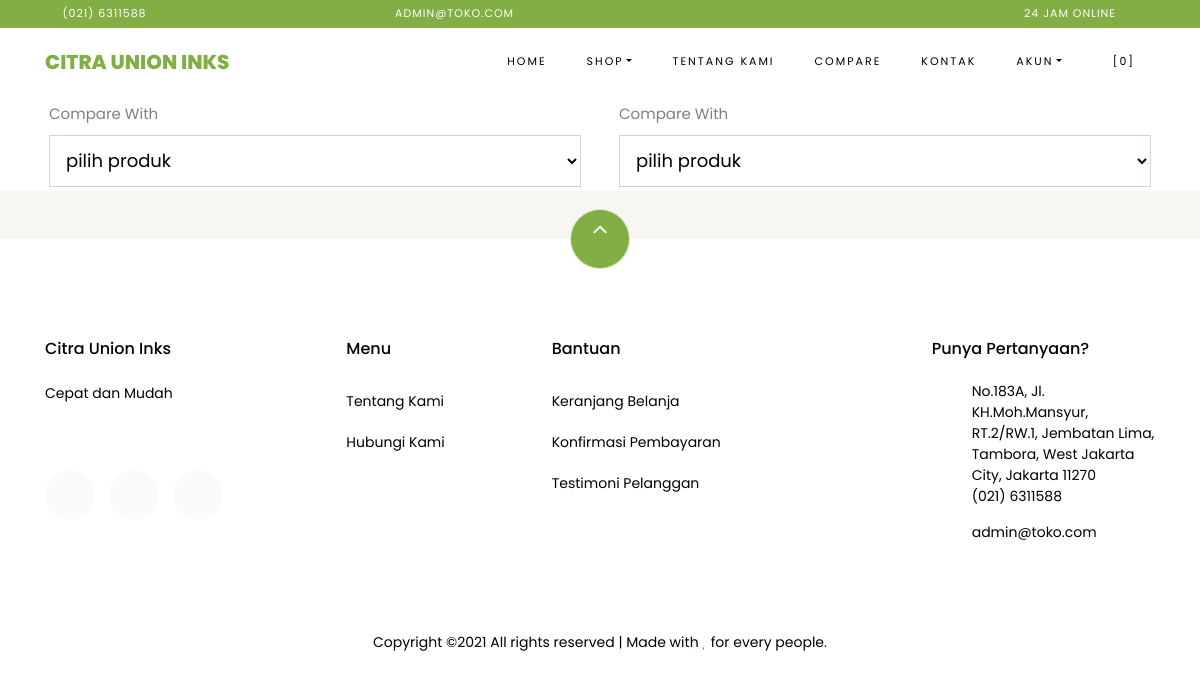
Page /index.php/pages/compare on the committed database.
### tables this page shows
CREATE TABLE `settings` (
  `id` int(10) NOT NULL,
  `key` varchar(32) NOT NULL,
  `content` text NOT NULL
);

### application/helpers/themes_helper.php (called while the page is built, shortened)
<?php
if ( ! function_exists('get_theme_name'))
{
    function get_theme_name() {
        $current_theme = get_settings('current_theme_name');
        return ($current_theme) ? $current_theme : false;
    }
}
if ( ! function_exists('get_template_part'))
{
    function get_template_part($file_name = null, $params = array()) {
        if ($file_name !== '') {
            $current_theme = get_theme_name();
            if ( file_exists($file_location = VIEWPATH .'themes/'. $current_theme .'/'. $file_name .'.php')) {
                $CI =& get_instance();
                $CI->load->view('themes/'. $current_theme .'/'. $file_name, $params);
            }
            else {
                echo '<div>Kesalahan: berkas tema <b>'. $file_name .'.php</b> tidak ditemukan.<br>Lokasi berkas: <b>'. $file_location .'</b></div>';
            }
        }
    }
}
if ( ! function_exists('get_header'))
{
    function get_header($params = null, $section = '', $current_section = '') {
        $load_params = array();
        if ( is_null($params)) {
            $load_params['title'] = get_settings('site_name');
        }
        else if ( is_string($params)) {
            $load_params['title'] = $params;
        }
        $load_params['sidebar_section'] = $section;
        $load_params['current_section'] = $current_section;
        get_template_part('header', $load_params);
    }
}
if ( ! function_exists('get_footer'))
{
    function get_footer($params = array()) {
        get_template_part('footer', $params);
    }
}
if ( ! function_exists('get_theme_uri'))
{
    function get_theme_uri($file_name = null, $theme_name = NULL)
    {
        $theme_name = ($theme_name == NULL) ? get_theme_name() : $theme_name;
        return is_null($file_name) ? base_url('assets/themes/'. $theme_name .'/') : base_url('assets/themes/'. $theme_name .'/'. $file_name) ;
    }
}

### application/controllers/Pages.php (called while the page is built, shortened)
<?php
class Pages extends CI_Controller {
    public function compare()
    {
        $data['products'] = $this->product->get_all_products();
        get_header(get_store_name());
        get_template_part('pages/compare', $data);
        get_footer();
    }
}

### index.php (called while the page is built, shortened)
<?php
require_once BASEPATH.'core/CodeIgniter.php';

### application/helpers/global_helper.php (called while the page is built, shortened)
<?php
if (!function_exists('get_settings')) {
    function get_settings($key = '')
    {
        $CI = &get_instance();
        $row = $CI->db
            ->select('content')
            ->where('key', $key)
            ->get('settings')
            ->row();
        return $row->content;
    }
}
if (!function_exists('get_store_name')) {
    function get_store_name()
    {
        return get_settings('store_name');
    }
}

### application/helpers/session_helper.php (called while the page is built, shortened)
<?php
if (!function_exists('init')) {
    function init()
    {
        $CI = &get_instance();
        return $CI;
    }
}
if (!function_exists('session_data')) {
    function session_data()
    {
        $CI = init();
        $read_session_in_cookie = get_cookie('__ACTIVE_SESSION_DATA');
        $read_session_in_session = $CI->session->userdata('__ACTIVE_SESSION_DATA');
        if ($read_session_in_cookie) {
            $read_data = $CI->encryption->decrypt($read_session_in_cookie);
            $read_data = json_decode($read_data);
            return $read_data;
        } else if ($read_session_in_session) {
            $read_data = $CI->encryption->decrypt($read_session_in_session);
            $read_data = json_decode($read_data);
            return $read_data;
        } else {
            $default_session = new stdClass();
            $default_session->is_login = FALSE;
            $default_session->user_id = 0;
            $default_session->login_at = 0;
            $default_session->remember_me = FALSE;
            return $default_session;
        }
    }
}

### application/views/themes/vegefoods/pages/compare.php (the view, shortened to what this page needs)
<div class="container">
    <div class="row">
        <div class="col-lg-6 col-md-6 col-sm-12">
            <div class="row m-1">
                <label>Compare With</label>
                <select name="c_product_1" class="form-control">
                    <option value="#" selected disabled>pilih produk</option>
                </select>
            </div>
        </div>
        <div class="col-lg-6 col-md-6 col-sm-12">
            <div class="row m-1">
                <label>Compare With</label>
                <select name="c_product_2" class="form-control">
                    <option value="#" selected disabled>pilih produk</option>
                </select>
            </div>
        </div>
    </div>
</div>

### application/views/themes/vegefoods/header.php (shortened to what this page needs)
<!DOCTYPE html>
<html lang="en">
<head>
	<link rel="stylesheet" href="<?php echo get_theme_uri('css/open-iconic-bootstrap.min.css'); ?>">
	<link rel="stylesheet" href="<?php echo get_theme_uri('css/animate.css'); ?>">
	<link rel="stylesheet" href="<?php echo get_theme_uri('css/owl.carousel.min.css'); ?>">
	<link rel="stylesheet" href="<?php echo get_theme_uri('css/owl.theme.default.min.css'); ?>">
	<link rel="stylesheet" href="<?php echo get_theme_uri('css/magnific-popup.css'); ?>">
	<link rel="stylesheet" href="<?php echo get_theme_uri('css/aos.css'); ?>">
	<link rel="stylesheet" href="<?php echo get_theme_uri('css/ionicons.min.css'); ?>">
	<link rel="stylesheet" href="<?php echo get_theme_uri('js/plugins/@fortawesome/fontawesome-free/css/all.min.css', 'argon'); ?>">
	<link rel="stylesheet" href="<?php echo get_theme_uri('css/bootstrap-datepicker.css'); ?>">
	<link rel="stylesheet" href="<?php echo get_theme_uri('css/jquery.timepicker.css'); ?>">
	<link rel="stylesheet" href="<?php echo get_theme_uri('css/flaticon.css'); ?>">
	<link rel="stylesheet" href="<?php echo get_theme_uri('css/icomoon.css'); ?>">
	<link rel="stylesheet" href="<?php echo get_theme_uri('css/style.css'); ?>">
	<link rel="stylesheet" href="<?php echo base_url('assets/plugins/toastr/toastr.min.css'); ?>">
	<link href="https://cdn.jsdelivr.net/npm/select2@4.1.0-rc.0/dist/css/select2.min.css" rel="stylesheet" />
</head>
<body class="goto-here">
	<div class="py-1 bg-primary">
		<div class="container">
			<div class="row no-gutters d-flex align-items-start align-items-center px-md-0">
				<div class="col-lg-12 d-block">
					<div class="row d-flex">
						<div class="col-md pr-4 d-flex topper align-items-center">
							<div class="icon mr-2 d-flex justify-content-center align-items-center"><span class="icon-phone2"></span></div>
							<span class="text"><?php echo get_settings('store_phone_number'); ?></span>
						</div>
						<div class="col-md pr-4 d-flex topper align-items-center">
							<div class="icon mr-2 d-flex justify-content-center align-items-center"><span class="icon-paper-plane"></span></div>
							<span class="text"><?php echo get_settings('store_email'); ?></span>
						</div>
						<div class="col-md-5 pr-4 d-flex topper align-items-center text-lg-right">
							<span class="text"><?php echo get_settings('store_tagline'); ?></span>
						</div>
					</div>
				</div>
			</div>
		</div>
	</div>
	<nav class="navbar navbar-expand-lg navbar-dark ftco_navbar bg-dark ftco-navbar-light" id="ftco-navbar">
		<div class="container">
			<a class="navbar-brand" href="<?php echo base_url(); ?>"><?php echo get_store_name(); ?></a>
			<div class="collapse navbar-collapse" id="ftco-nav">
				<ul class="navbar-nav ml-auto">
					<li class="nav-item active"><a href="<?php echo base_url(); ?>" class="nav-link">Home</a></li>
					<li class="nav-item dropdown">
						<a class="nav-link dropdown-toggle" href="#" id="dropdown04" data-toggle="dropdown" aria-haspopup="true" aria-expanded="false">Shop</a>
					</li>
					<li class="nav-item"><a href="<?php echo site_url('pages/about'); ?>" class="nav-link">Tentang Kami</a></li>
					<li class="nav-item"><a href="<?php echo site_url('pages/compare'); ?>" class="nav-link">Compare</a></li>
					<li class="nav-item"><a href="<?php echo site_url('pages/contact'); ?>" class="nav-link">Kontak</a></li>
					<li class="nav-item dropdown">
						<a class="nav-link dropdown-toggle" href="#" id="dropdown05" data-toggle="dropdown" aria-haspopup="true" aria-expanded="false">Akun</a>
					</li>
					<li class="nav-item cta cta-colored"><a href="<?php echo site_url('shop/cart'); ?>" class="nav-link"><span class="icon-shopping_cart"></span>[<span class="cart-item-total">0</span>]</a></li>
				</ul>
			</div>
		</div>
	</nav>

### application/views/themes/vegefoods/footer.php (shortened to what this page needs)
<section class="ftco-section ftco-no-pt ftco-no-pb py-5 bg-light">
  <div class="container py-4">
  </div>
</section>
<footer class="ftco-footer ftco-section">
  <div class="container">
    <div class="row">
      <div class="mouse">
        <a href="#" class="mouse-icon">
          <div class="mouse-wheel"><span class="ion-ios-arrow-up"></span></div>
        </a>
      </div>
    </div>
    <div class="row mb-5">
      <div class="col-md">
        <div class="ftco-footer-widget mb-4">
          <h2 class="ftco-heading-2"><?php echo get_store_name(); ?></h2>
          <p><?php echo get_settings('store_description'); ?></p>
          <ul class="ftco-footer-social list-unstyled float-md-left float-lft mt-5">
            <li class="ftco-animate"><a href="#"><span class="icon-twitter"></span></a></li>
            <li class="ftco-animate"><a href="#"><span class="icon-facebook"></span></a></li>
            <li class="ftco-animate"><a href="#"><span class="icon-instagram"></span></a></li>
          </ul>
        </div>
      </div>
      <div class="col-md">
        <div class="ftco-footer-widget mb-4 ml-md-5">
          <h2 class="ftco-heading-2">Menu</h2>
          <ul class="list-unstyled">
            <li><a href="<?php echo site_url('pages/about'); ?>" class="py-2 d-block">Tentang Kami</a></li>
            <li><a href="<?php echo site_url('pages/contact'); ?>" class="py-2 d-block">Hubungi Kami</a></li>
          </ul>
        </div>
      </div>
      <div class="col-md-4">
        <div class="ftco-footer-widget mb-4">
          <h2 class="ftco-heading-2">Bantuan</h2>
          <div class="d-flex">
            <ul class="list-unstyled mr-l-5 pr-l-3 mr-4">
              <li><a href="<?php echo site_url('shop/cart'); ?>" class="py-2 d-block">Keranjang Belanja</a></li>
              <li><a href="<?php echo site_url('customer/payments/confirm'); ?>" class="py-2 d-block">Konfirmasi Pembayaran</a></li>
              <li><a href="<?php echo site_url('shop/testimonial'); ?>" class="py-2 d-block">Testimoni Pelanggan</a></li>
            </ul>
          </div>
        </div>
      </div>
      <div class="col-md">
        <div class="ftco-footer-widget mb-4">
          <h2 class="ftco-heading-2">Punya Pertanyaan?</h2>
          <div class="block-23 mb-3">
            <ul>
              <li><span class="icon icon-map-marker"></span><span class="text"><?php echo get_settings('store_address'); ?></span></li>
              <li><a href="#"><span class="icon icon-phone"></span><span class="text"><?php echo get_settings('store_phone_number'); ?></span></a></li>
              <li><a href="#"><span class="icon icon-envelope"></span><span class="text"><?php echo get_settings('store_email'); ?></span></a></li>
            </ul>
          </div>
        </div>
      </div>
    </div>
    <div class="row">
      <div class="col-md-12 text-center">
        <p>
          Copyright &copy; All rights reserved | Made with <i class="icon-heart text-danger" aria-hidden="true"></i> for every people.
        </p>
      </div>
    </div>
  </div>
</footer>
</body>
</html>

### assets/themes/vegefoods/css/icomoon.css (style rules this page uses)
[class^="icon-"], [class*=" icon-"] { font-family: 'icomoon' !important; speak: none; font-style: normal; font-weight: normal; font-variant: normal; text-transform: none; line-height: 1; -webkit-font-smoothing: antialiased; -moz-osx-font-smoothing: grayscale; }
.icon-heart:before { content: "\f004"; }
.icon-map-marker:before { content: "\f041"; }
.icon-phone:before { content: "\f095"; }
.icon-twitter:before { content: "\f099"; }
.icon-facebook:before { content: "\f09a"; }
.icon-envelope:before { content: "\f0e0"; }
.icon-instagram:before { content: "\f16d"; }
.icon-paper-plane:before { content: "\f1d8"; }
.icon-phone2:before { content: "\e0cd"; }
.icon-shopping_cart:before { content: "\e8cc"; }

### rows in the picture
settings: content "(021) 6311588"
settings: content "ADMIN@TOKO.COM", content "admin@toko.com"
settings: content "24 JAM ONLINE"
settings: content "CITRA UNION INKS", content "Citra Union Inks"
settings: content "Cepat dan Mudah"
settings: content "No.183A, Jl. KH.Moh.Mansyur, RT.2/RW.1, Jembatan Lima, Tambora, West Jakarta City, Jakarta 11270"
